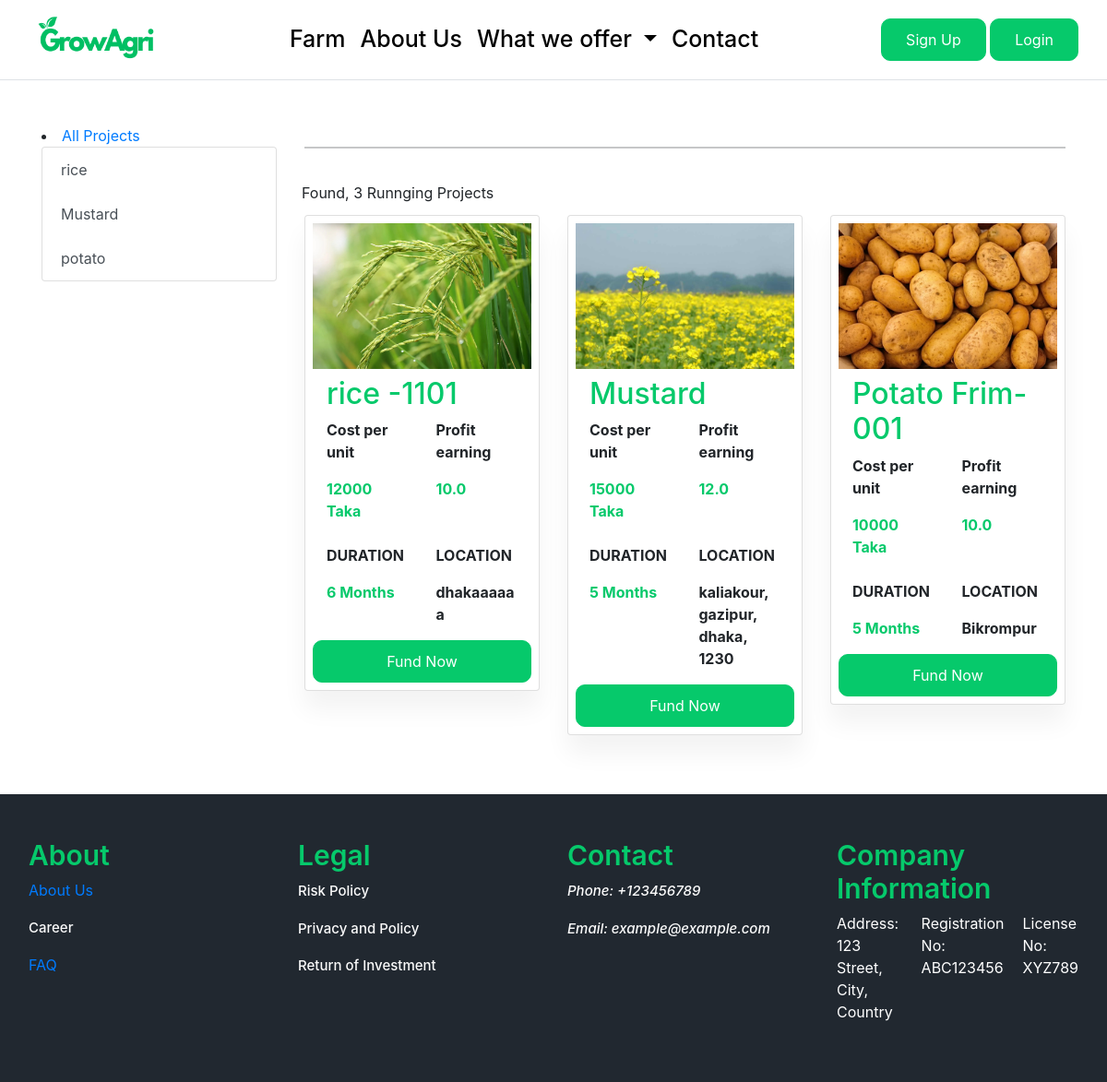
Page /farm/ on the earlier database version.
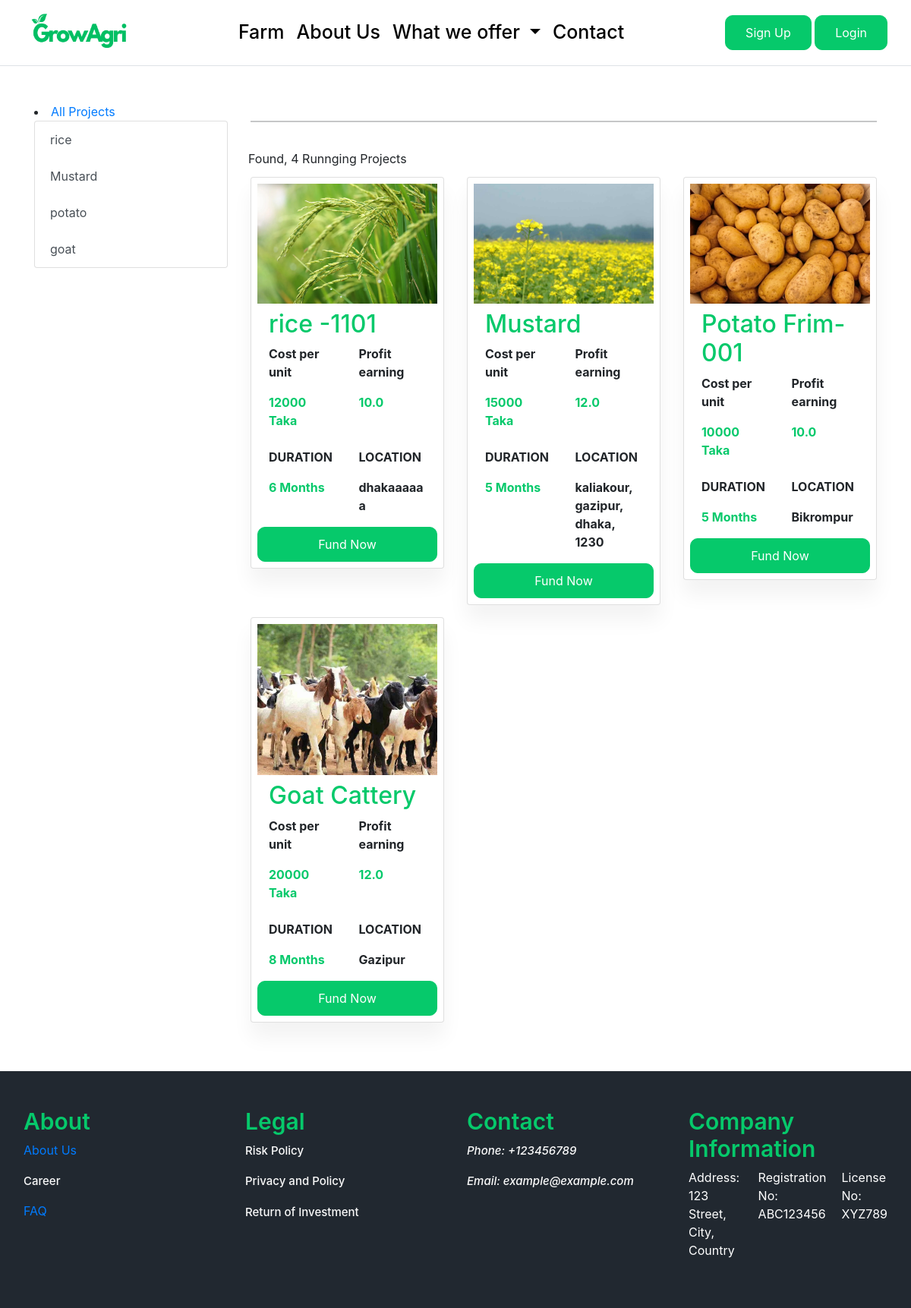
Same page on the later database version.
### projects/models.py (models this page shows, shortened)
class CropType(models.Model):
    croptype_name = models.CharField(max_length=50, unique=True)  #category_name
    slug = models.SlugField(max_length=100, unique=True, blank=True)
    description = models.TextField(max_length=255, blank=True)
    crop_image = models.ImageField(upload_to='croptype_images/', blank=True)
    class Meta:
        verbose_name = 'croptype'
        verbose_name_plural = 'croptypes'
    def get_url(self):
        return reverse('farms_by_croptype', args=[self.slug])

### farm/models.py (models this page shows, shortened)
class Farm(models.Model):
    farm_name = models.CharField(max_length=200, unique=True)
    slug = models.SlugField(max_length=200, unique=True, blank=True)
    description = models.TextField(max_length=500, blank=True)
    price = models.IntegerField()
    images = models.ImageField(upload_to='photos/farm')
    stock = models.IntegerField()
    is_available = models.BooleanField(default=True)
    category = models.ForeignKey(CropType, on_delete=models.CASCADE)
    created_date = models.DateTimeField(auto_now_add=True)
    modified_date = models.DateTimeField(auto_now=True)
    campaign_status = models.CharField(max_length=20, choices=[('draft', 'Draft'), ('active', 'Active'), ('completed', 'Completed')], default='draft')
    location = models.CharField(max_length=200, default='')  # Location of the farm
    duration = models.IntegerField(default=None, null=True, blank=True)
    custom_percentage = models.FloatField(validators=[MinValueValidator(0)], null=True, blank=True)

### farm/views.py (the view)
# urls.py: path('farm/', include('farm.urls')),
def farm(request, crop_slug=None):
    croptype = None
    farms = None
    if crop_slug:
        croptype = get_object_or_404(CropType, slug=crop_slug)
        farms = Farm.objects.filter(category=croptype, is_available=True)  # Filter by category field
        farms_count = farms.count()
    else:
        farms = Farm.objects.filter(is_available=True)
        farms_count = farms.count()
    context = {
        'croptype': croptype,
        'farms': farms,
        'farms_count': farms_count,
    }
    return render(request, 'farm/farm.html', context)

### carts/context_processors.py (called while the page is built)
def counter(request):
    cart_count = 0
    if 'admin' in request.path:
        return {}
    else:
        try:
            cart = Cart.objects.filter(cart_id=_cart_id(request))
            if request.user.is_authenticated:
                cart_items = CartItem.objects.all().filter(user=request.user)
            else:
                cart_items = CartItem.objects.filter(cart=cart[:1])
            for cart_item in cart_items:
                cart_count += cart_item.quantity
        except Cart.DoesNotExist:
            cart_count = 0
    return {'cart_count': cart_count}

### carts/views.py (called while the page is built)
def _cart_id(request):
    cart = request.session.session_key
    if not cart:
        cart = request.session.create()
    return cart

### projects/context_processors.py (called while the page is built)
def menu_links(request):
    links = CropType.objects.all()
    return dict(links=links)

### templates/farm/farm.html (shortened to what this page needs)
{% extends "base.html" %}
{% load static %}
{% block content %}
<div class="helping_farmer_container my-5">
    <div class="container">
        <div class="row">
            <div class="col-md-3">
                <li> <a href="{% url 'farm' %}" > All Projects </a></li>
                <div class="list-group">
                    {% for crop_type in links %}
                        <a href="{{ crop_type.get_url }}" class="list-group-item list-group-item-action">{{ crop_type.croptype_name }}</a>
                    {% endfor %}
                </div>
            </div>
            <div class="col-md-9">
                <hr class="my-4">
                <div class="row">
                    <div class="form-inline">
                        <span class="mr-md-auto"> Found,  {{ farms_count }} Runnging Projects </span>
                        <br> </br>
                    </div>
                    {% for farm in farms %}
                    <div class="col-md-4 col-sm-12 mb-3">
                        <div class="card p-2">
                            <div class="d-flex justify-content-center">
                                <img src="{{ farm.images.url }}" class="img-fluid" style="max-height: 200px; width: auto;" alt="">
                            </div>
                            <div class="container my-2">
                                <h2 class="text_color">{{ farm.farm_name }}</h2>
                                <div class="row">
                                    <div class="col-md-6 col-sm-12">
                                        <p class="fw-bold">Cost per unit</p>
                                        <p class="fw-bold text_color">{{ farm.price }} Taka</p>
                                    </div>
                                    <div class="col-md-6 col-sm-12">
                                        <p class="fw-bold">Profit earning</p>
                                        <p class="fw-bold text_color">{{ farm.custom_percentage }} </p>
                                    </div>
                                </div>
                            </div>
                            <div class="container">
                                <div class="row">
                                    <div class="col-md-6 col-sm-12">
                                        <p class="fw-bold">DURATION</p>
                                        <p class="fw-bold text_color"> {{ farm.duration }} Months</p>
                                    </div>
                                    <div class="col-md-6 col-sm-12">
                                        <p class="fw-bold">LOCATION</p>
                                        <p class="fw-bold">{{ farm.location }}</p>
                                    </div>
                                </div>
                            </div>
                            <a href="{% url 'farm_detail' crop_slug=farm.category.slug farm_slug=farm.slug %}" class="btn btn-primary custom_button">Fund Now</a>
                        </div>
                    </div>
                    {% endfor %}
                </div>
            </div>
        </div>
    </div>
</div>
{% endblock content %}

Differences in the rows shown:
added CropType: croptype_name "goat"
added Farm: images (picture), farm_name "Goat Cattery", price "20000", custom_percentage "12.0", duration "8", location "Gazipur"
Other differences:
{{ farms_count }}: "3" → "4"
